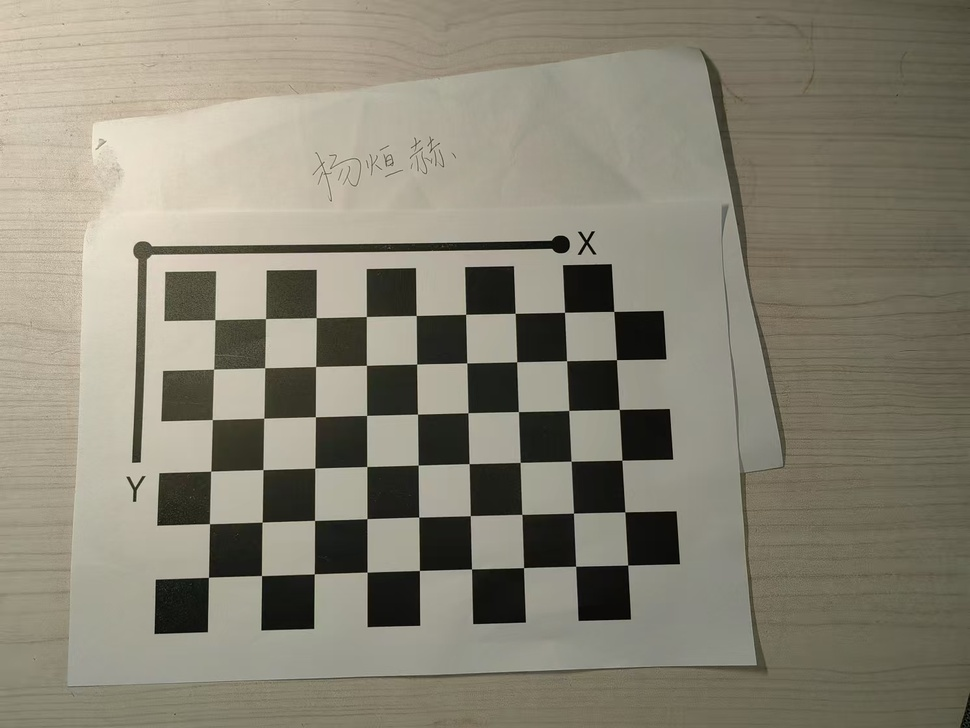
#> input picture CV_2252709_杨烜赫_Assignment2/problem4/picture/1.jpg, 970 x 728 px, shrunk from 1492 x 1120 before the run, found by its file name; its folder holds only this picture in this run
$ python bird_eye_view.py
#> lines starting #> are read from the running program, lines starting #| are printed output that depends on the picture
import cv2
import os
import numpy as np

# Input and output directories
input_dir = "C:\\Users\\33426\\Desktop\\CV_2252709_yxh_Assignment2\\problem4\\picture"
output_dir = "C:\\Users\\33426\\Desktop\\CV_2252709_yxh_Assignment2\\problem4\\result"

# Create the output directory if it doesn't exist
if not os.path.exists(output_dir):
    os.makedirs(output_dir)

# Chessboard parameters
pattern_size = (9, 6)

# Initialize variables
obj_points = []  # Store 3D points in the world coordinate system
img_points = []  # Store 2D points in the image plane

# Prepare 3D points of the chessboard
objp = np.zeros((pattern_size[0] * pattern_size[1], 3), np.float32)
objp[:, :2] = np.mgrid[0:pattern_size[0], 0:pattern_size[1]].T.reshape(-1, 2)

# First pass: Camera calibration
for img_name in os.listdir(input_dir):
    input_image_path = os.path.join(input_dir, img_name)

    # Read the input image
    frame = cv2.imread(input_image_path)
#> frame is the input picture: shape (728, 970, 3); mean B, G, R 116.3, 131.7, 136.2
    if frame is None:
        print(f"Unable to read the input image: {input_image_path}. Please check the path.")
        continue

    # Detect chessboard corners
    gray = cv2.cvtColor(frame, cv2.COLOR_BGR2GRAY)
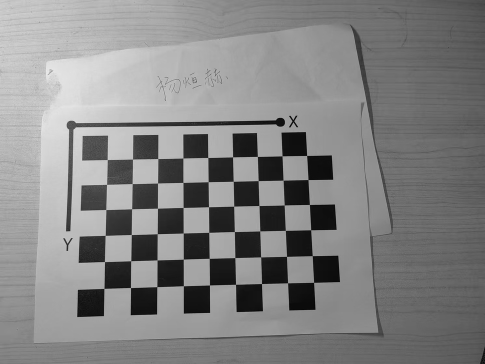
#> gray: shape (728, 970) (shown at 1/2 size); min 0, max 241, mean 131.3
    ret, corners = cv2.findChessboardCorners(gray, pattern_size, None)
#> ret = True; corners = 54 rows, first 8: [214.8, 319.6], [265.4, 318.7], [316.2, 317.6], [366.4, 316.5], [416.3, 315.5], [465.6, 314.4], [515.1, 313.3], [564.5, 312.3]

    if ret:
        # Refine corner positions
        corners2 = cv2.cornerSubPix(gray, corners, (11, 11), (-1, -1),
                                  (cv2.TERM_CRITERIA_EPS + cv2.TERM_CRITERIA_MAX_ITER, 100, 0.001))
#> corners2 = 54 rows, first 8: [214.9, 319.7], [265.5, 318.5], [316.2, 317.6], [366.4, 316.5], [416.2, 315.5], [465.7, 314.3], [515.2, 313.3], [564.5, 312.3]

        # Add 3D and 2D points
        obj_points.append(objp)
        img_points.append(corners2)
    else:
        print(f"Chessboard corners not found in image: {input_image_path}")

# Camera calibration
if len(obj_points) > 0:
    ret, camera_matrix, dist_coeffs, rvecs, tvecs = cv2.calibrateCamera(obj_points, img_points, gray.shape[::-1], None, None)
#> ret = 0.143; camera_matrix = [[1023.5, 0, 492.2], [0, 1012.9, 306.1], [0, 0, 1]]; dist_coeffs = [[0.169, -0.948, 0.00301, 0.00463, 1.85]]; rvecs = ([-0.182, -0.0362, -0.0239],); tvecs = ([-5.53, 0.269, 20.49],)

    # Save camera parameters to txt file
    param_file_path = os.path.join(output_dir, "camera_parameters.txt")
    with open(param_file_path, 'w') as f:
        f.write("Camera Matrix:\n")
        f.write(str(camera_matrix))
        f.write("\n\nDistortion Coefficients:\n")
        f.write(str(dist_coeffs))

    print("Camera parameters saved to:", param_file_path)

    # Second pass: Bird's eye view transformation
    for img_name in os.listdir(input_dir):
        input_image_path = os.path.join(input_dir, img_name)

        # Read the input image
        frame = cv2.imread(input_image_path)
        if frame is None:
            continue

        # Undistort the image
        undistorted_image = cv2.undistort(frame, camera_matrix, dist_coeffs)
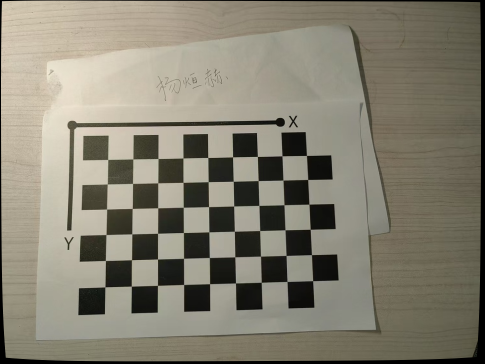
#> undistorted_image: shape (728, 970, 3) (shown at 1/2 size); mean B, G, R 113.5, 128.5, 133

        # Convert to grayscale and detect chessboard corners
        gray = cv2.cvtColor(undistorted_image, cv2.COLOR_BGR2GRAY)
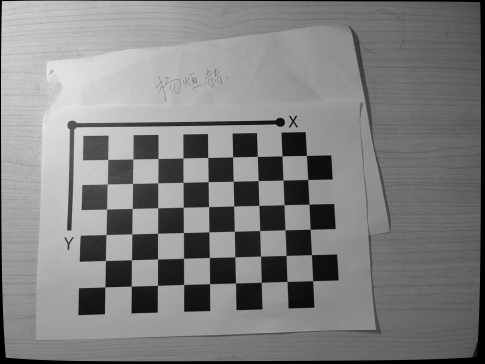
#> gray: shape (728, 970) (shown at 1/2 size); min 0, max 234, mean 128.1
        ret, corners = cv2.findChessboardCorners(gray, pattern_size, None)
#> ret = True; corners = 54 rows, first 8: [216, 319.4], [266.3, 318.5], [316.5, 317.5], [366.4, 316.5], [416.3, 315.5], [465.6, 314.4], [515.1, 313.3], [564.4, 312.3]

        if ret:
            # Refine corner positions
            corners2 = cv2.cornerSubPix(gray, corners, (11, 11), (-1, -1),
                                      (cv2.TERM_CRITERIA_EPS + cv2.TERM_CRITERIA_MAX_ITER, 100, 0.001))
#> corners2 = 54 rows, first 8: [216.1, 319.5], [266.3, 318.4], [316.5, 317.5], [366.5, 316.4], [416.2, 315.5], [465.7, 314.3], [515.2, 313.3], [564.5, 312.3]

            # Select points for perspective transformation
            src_pts = np.float32([corners2[0], corners2[pattern_size[0] - 1],
                                corners2[-1], corners2[-pattern_size[0]]])
#> src_pts = [[216.1, 319.5], [613.4, 311.4], [625.8, 562], [210.4, 574.3]]

            # Define destination points
            h, w = undistorted_image.shape[:2]
            dst_pts = np.float32([[702.0, 514.0],  # 左上
                                 [1222.0, 514.0],  # 右上
                                 [1222.0, 914.0],  # 右下
                                 [702.0, 914.0]])  # 左下

            # Compute and apply perspective transformation
            M = cv2.getPerspectiveTransform(src_pts, dst_pts)
#> M = [[1.33, 0.163, 398.7], [0.0173, 1.83, -46.22], [-3.48e-05, 0.00019, 1]]
            birdseye_image = cv2.warpPerspective(undistorted_image, M, (w, h))
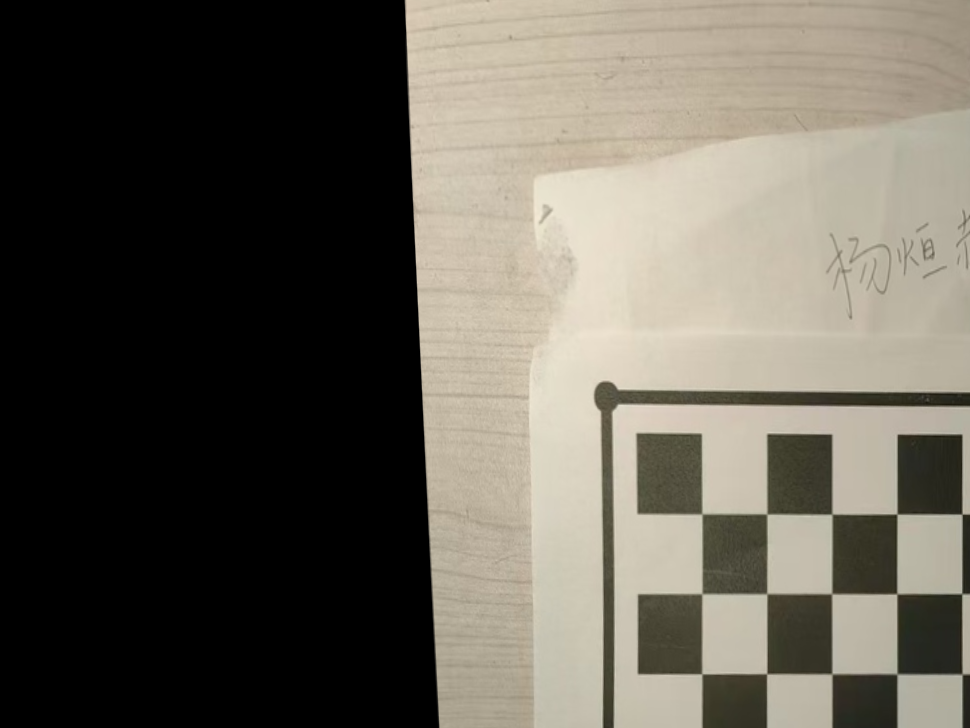
#> birdseye_image: shape (728, 970, 3); mean B, G, R 85.9, 96.1, 100.6

            # Save the result
            output_image_path = os.path.join(output_dir, f"birdseye_{img_name}")
            cv2.imwrite(output_image_path, birdseye_image)

            print(f"Bird's eye view saved as: {output_image_path}")
        else:
            print(f"Chessboard corners not found in image: {input_image_path}")
else:
    print("No valid images found for camera calibration")

$ run again, on CV_2252709_杨烜赫_Assignment2/problem4/picture/4.jpg
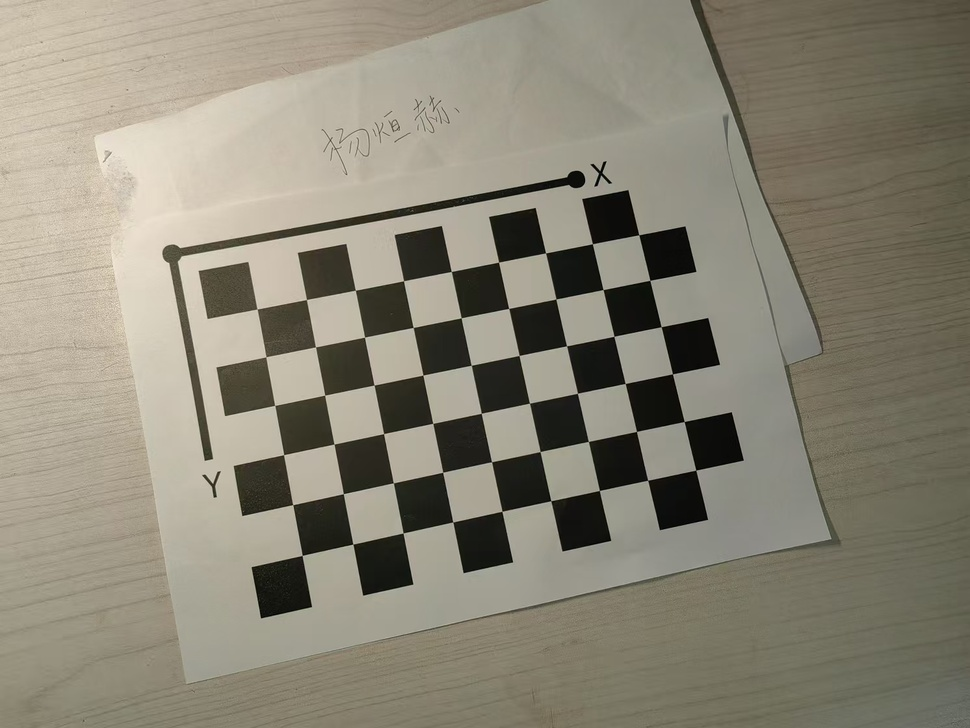
#> input picture CV_2252709_杨烜赫_Assignment2/problem4/picture/4.jpg, 970 x 728 px, shrunk from 1492 x 1120 before the run, found by its file name
#> frame is the input picture: shape (728, 970, 3); mean B, G, R 118.4, 133.8, 138.6
#> `ret, corners = cv2.findChessboardCorners(gray, pattern_size, None)`: ret = True; corners = 54 rows, first 8: [257.1, 308.9], [306.5, 299.6], [355.5, 290.2], [403.6, 280.6], [451.4, 271.5], [498.6, 262.2], [545.5, 253], [592.4, 243.6]
#> `corners2 = cv2.cornerSubPix(gray, corners, (11, 11), (-1, -1), (cv2.TE..`: corners2 = 54 rows, first 8: [257, 309], [306.4, 299.5], [355.3, 290.2], [403.6, 280.7], [451.3, 271.5], [498.6, 262.1], [545.6, 252.9], [592.4, 243.7]
#> `ret, camera_matrix, dist_coeffs, rvecs, tvecs = cv2.calibrateCamera(ob..`: ret = 0.135; camera_matrix = [[617.2, 0, 473], [0, 614.9, 391.1], [0, 0, 1]]; dist_coeffs = [[-0.0369, 1.23, 0.00484, -0.000302, -5.69]]; rvecs = ([-0.0843, -0.0413, -0.206],); tvecs = ([-4.36, -1.67, 12.5],)
#> `undistorted_image = cv2.undistort(frame, camera_matrix, dist_coeffs)`:
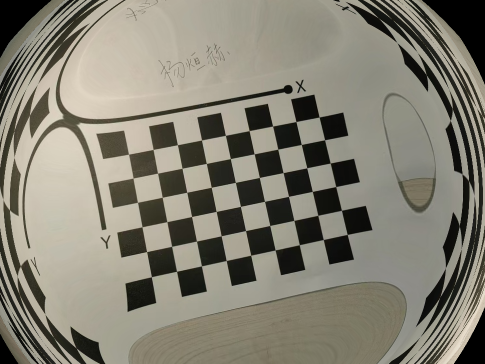
#> undistorted_image: shape (728, 970, 3) (shown at 1/2 size); mean B, G, R 115.7, 128.9, 132.4
#> `ret, corners = cv2.findChessboardCorners(gray, pattern_size, None)`: ret = True; corners = 54 rows, first 8: [257.5, 308.8], [306.7, 299.6], [355.5, 290], [403.4, 280.5], [451.4, 271], [498.8, 261.8], [545.5, 252.6], [592.4, 243.5]
#> `corners2 = cv2.cornerSubPix(gray, corners, (11, 11), (-1, -1), (cv2.TE..`: corners2 = 54 rows, first 8: [257.6, 308.8], [306.6, 299.4], [355.3, 290], [403.5, 280.5], [451.3, 271.2], [498.6, 261.7], [545.6, 252.6], [592.4, 243.5]
#> src_pts = [[257.6, 308.8], [638.7, 234.5], [694.8, 469.4], [303.2, 554]]
#> M = [[1.27, -0.141, 439], [0.297, 1.75, -87.51], [-5.71e-05, 0.000148, 1]]
#> `birdseye_image = cv2.warpPerspective(undistorted_image, M, (w, h))`:
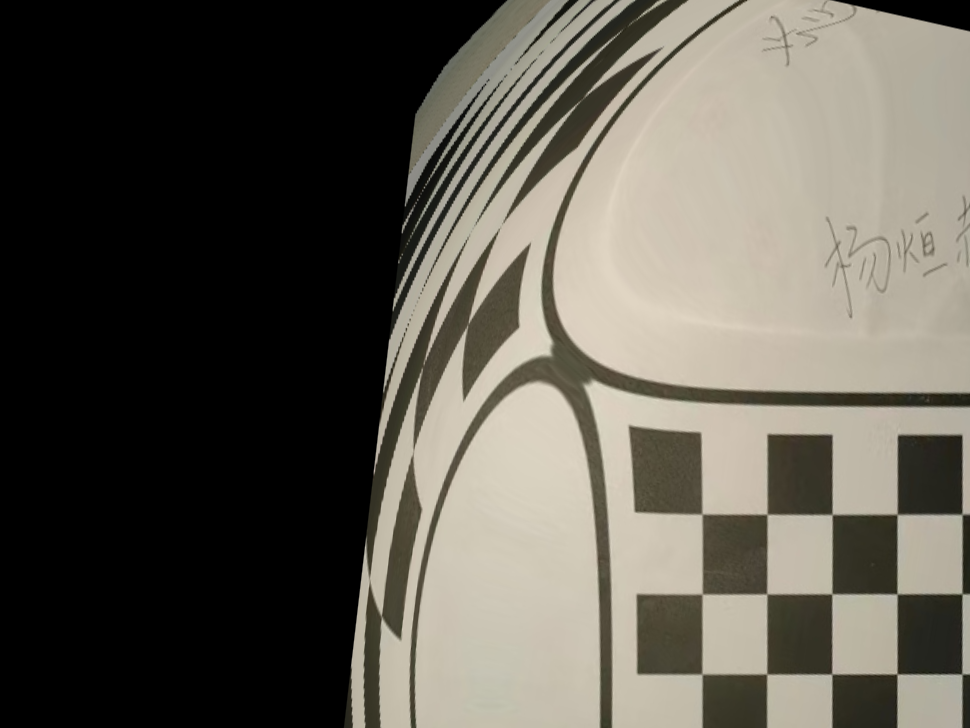
#> birdseye_image: shape (728, 970, 3); mean B, G, R 82.8, 92.2, 96

$ run again, on CV_2252709_杨烜赫_Assignment2/problem4/picture/5.jpg
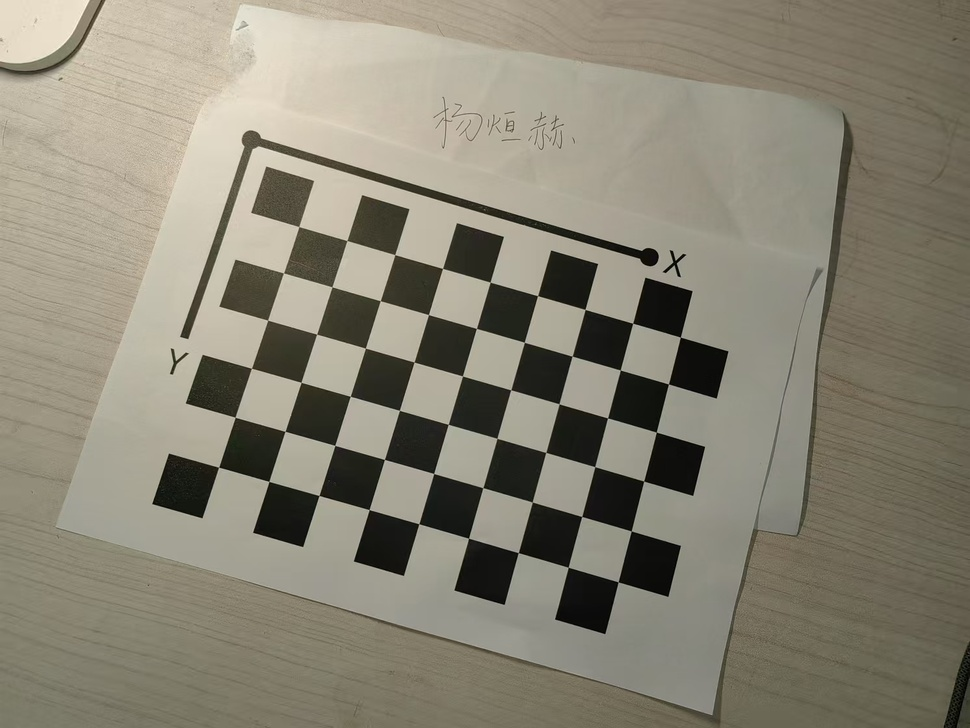
#> input picture CV_2252709_杨烜赫_Assignment2/problem4/picture/5.jpg, 970 x 728 px, shrunk from 1492 x 1120 before the run, found by its file name
#> frame is the input picture: shape (728, 970, 3); mean B, G, R 116.9, 132.5, 137.2
#> `ret, corners = cv2.findChessboardCorners(gray, pattern_size, None)`: ret = True; corners = 54 rows, first 8: [298.8, 226.5], [346.9, 240.6], [394.8, 254.6], [442.5, 268.3], [490, 282.2], [537.6, 295.8], [584.9, 309.5], [632.4, 323]
#> `corners2 = cv2.cornerSubPix(gray, corners, (11, 11), (-1, -1), (cv2.TE..`: corners2 = 54 rows, first 8: [298.8, 226.6], [346.9, 240.5], [394.8, 254.6], [442.6, 268.4], [490, 282.2], [537.6, 295.7], [585, 309.4], [632.7, 323.2]
#> `ret, camera_matrix, dist_coeffs, rvecs, tvecs = cv2.calibrateCamera(ob..`: ret = 0.127; camera_matrix = [[1353.8, 0, 528.9], [0, 1347.9, 285.2], [0, 0, 1]]; dist_coeffs = [[0.292, -2.18, -0.00137, 0.00639, 7.51]]; rvecs = ([-0.216, -0.0476, 0.28],); tvecs = ([-4.63, -1.18, 27.31],)
#> `gray = cv2.cvtColor(undistorted_image, cv2.COLOR_BGR2GRAY)`:
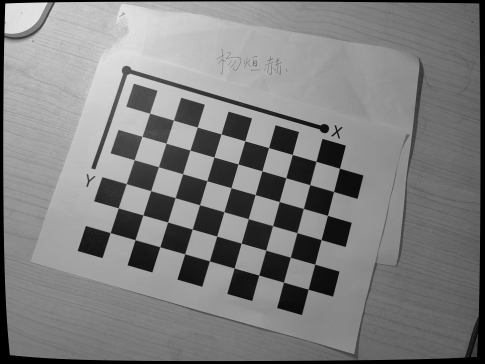
#> gray: shape (728, 970) (shown at 1/2 size); min 0, max 241, mean 127.4
#> `ret, corners = cv2.findChessboardCorners(gray, pattern_size, None)`: ret = True; corners = 54 rows, first 8: [299.7, 226.8], [347.3, 240.7], [394.9, 254.7], [442.5, 268.3], [490, 282.2], [537.6, 295.8], [584.9, 309.4], [632.4, 323]
#> `corners2 = cv2.cornerSubPix(gray, corners, (11, 11), (-1, -1), (cv2.TE..`: corners2 = 54 rows, first 8: [299.8, 226.9], [347.4, 240.6], [394.9, 254.6], [442.6, 268.4], [490, 282.2], [537.6, 295.7], [584.9, 309.4], [632.4, 323.2]
#> src_pts = [[299.8, 226.9], [679.4, 336.9], [616.7, 578.8], [220.7, 465.6]]
#> M = [[1.22, 0.531, 227.8], [-0.501, 1.7, 286.9], [-6.12e-05, 0.000159, 1]]
#> `birdseye_image = cv2.warpPerspective(undistorted_image, M, (w, h))`:
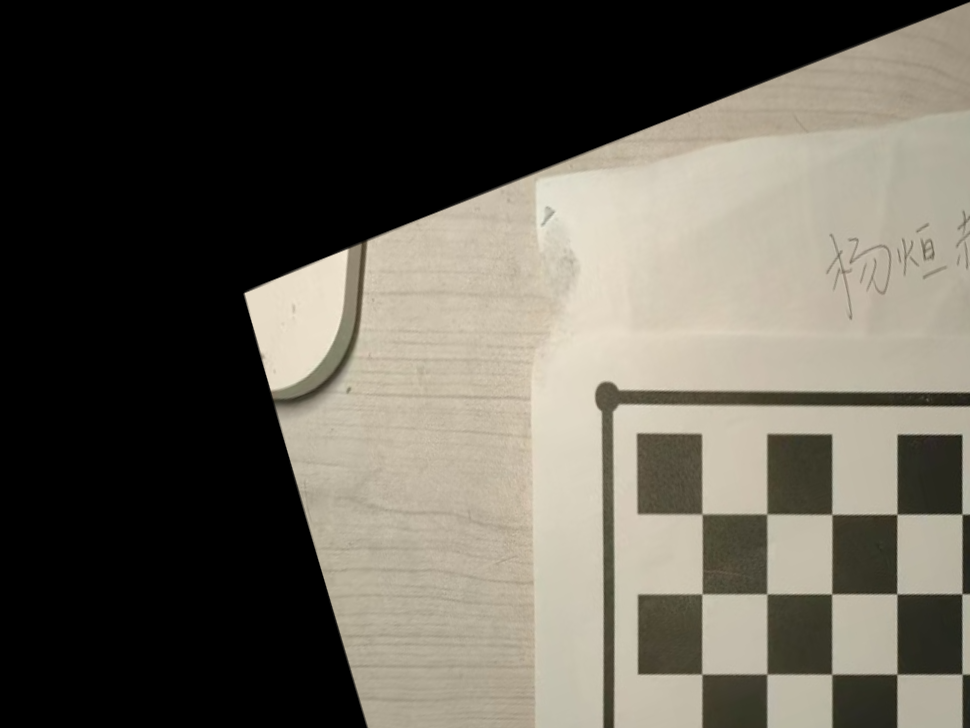
#> birdseye_image: shape (728, 970, 3); mean B, G, R 84.4, 94.5, 98.7
